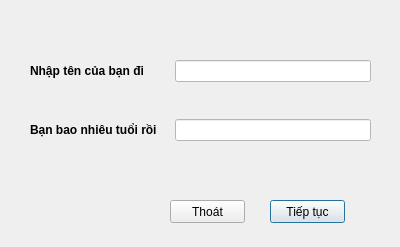
<?xml version="1.0" encoding="UTF-8"?>
<ui version="4.0">
 <class>Dialog</class>
 <widget class="QDialog" name="Dialog">
  <property name="geometry">
   <rect>
    <x>0</x>
    <y>0</y>
    <width>400</width>
    <height>247</height>
   </rect>
  </property>
  <property name="windowTitle">
   <string>Lover Finder</string>
  </property>
  <widget class="QPushButton" name="btnContinue">
   <property name="geometry">
    <rect>
     <x>270</x>
     <y>200</y>
     <width>75</width>
     <height>23</height>
    </rect>
   </property>
   <property name="text">
    <string>Tiếp tục</string>
   </property>
  </widget>
  <widget class="QPushButton" name="btnCancel">
   <property name="geometry">
    <rect>
     <x>170</x>
     <y>200</y>
     <width>75</width>
     <height>23</height>
    </rect>
   </property>
   <property name="text">
    <string>Thoát</string>
   </property>
  </widget>
  <widget class="QWidget" name="formLayoutWidget">
   <property name="geometry">
    <rect>
     <x>30</x>
     <y>60</y>
     <width>341</width>
     <height>81</height>
    </rect>
   </property>
   <layout class="QFormLayout" name="formLayout">
    <property name="horizontalSpacing">
     <number>18</number>
    </property>
    <property name="verticalSpacing">
     <number>6</number>
    </property>
    <item row="0" column="0">
     <widget class="QLabel" name="labelName">
      <property name="font">
       <font>
        <weight>75</weight>
        <bold>true</bold>
       </font>
      </property>
      <property name="text">
       <string>Nhập tên của bạn đi</string>
      </property>
     </widget>
    </item>
    <item row="0" column="1">
     <widget class="QLineEdit" name="lineEditName">
      <property name="font">
       <font>
        <weight>75</weight>
        <bold>true</bold>
       </font>
      </property>
      <property name="styleSheet">
       <string notr="true">color: rgb(85, 0, 127);
background-color: rgb(255, 255, 255);</string>
      </property>
     </widget>
    </item>
    <item row="2" column="0">
     <widget class="QLabel" name="labelAge">
      <property name="font">
       <font>
        <weight>75</weight>
        <bold>true</bold>
       </font>
      </property>
      <property name="text">
       <string>Bạn bao nhiêu tuổi rồi</string>
      </property>
     </widget>
    </item>
    <item row="2" column="1">
     <widget class="QLineEdit" name="lineEditlAge">
      <property name="font">
       <font>
        <weight>75</weight>
        <bold>true</bold>
       </font>
      </property>
      <property name="styleSheet">
       <string notr="true">color: rgb(85, 0, 127);
background: rgb(255, 255, 255)</string>
      </property>
     </widget>
    </item>
    <item row="1" column="0">
     <spacer name="verticalSpacer">
      <property name="orientation">
       <enum>Qt::Vertical</enum>
      </property>
      <property name="sizeHint" stdset="0">
       <size>
        <width>20</width>
        <height>40</height>
       </size>
      </property>
     </spacer>
    </item>
   </layout>
  </widget>
 </widget>
 <resources/>
 <connections/>
</ui>
